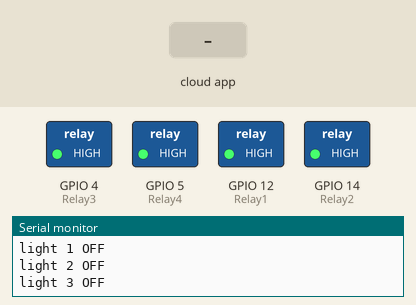
A sketch run on a simulated ESP8266 (NodeMCU). Shown: switched loads named in the sketch (green lamp = pin HIGH), the last lines printed to the serial monitor. The test bench sets the inputs (shaded band). WiFi joins after 1.5 s; servers stay silent unless stated; the Firebase database answers and starts empty.

Above: at 3.3 s.
3.4 s: the phone or cloud app sets S1 to 1
At 4.6 s:
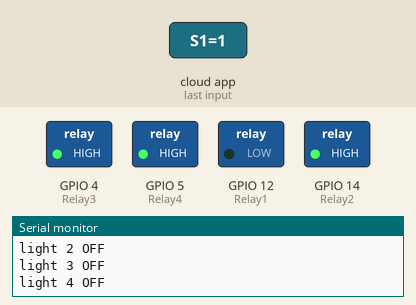
4.9 s: the phone or cloud app sets S2 to 1
At 5.9 s:
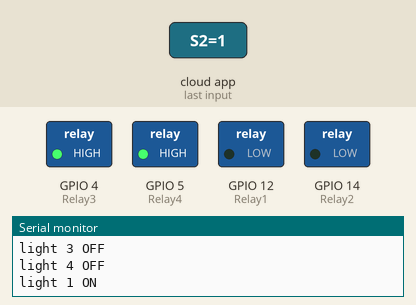
6.9 s: the phone or cloud app sets S3 to 1
At 8.0 s:
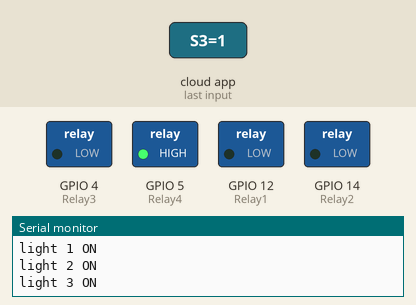
8.8 s: the phone or cloud app sets S4 to 1
At 10.2 s:
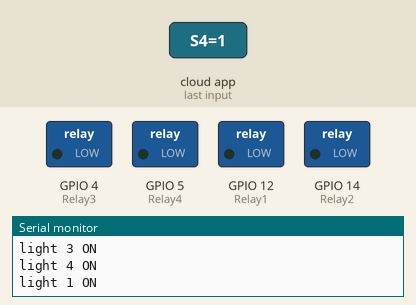
10.8 s: the phone or cloud app sets S1 to 0
At 12.4 s:
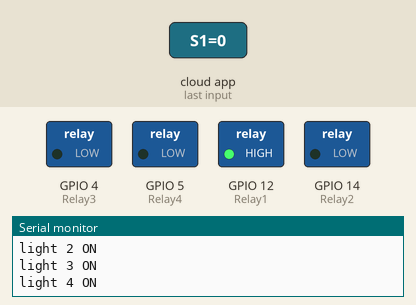
12.7 s: the phone or cloud app sets S2 to 0
At 14.6 s:
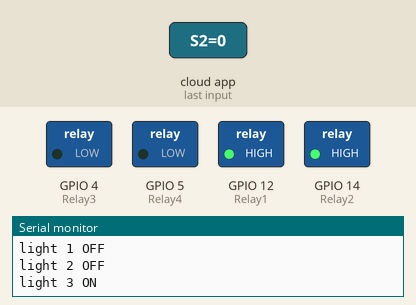
Timing chart, 0 to 15.7 s (numbered marks = the images above; inputs shaded):
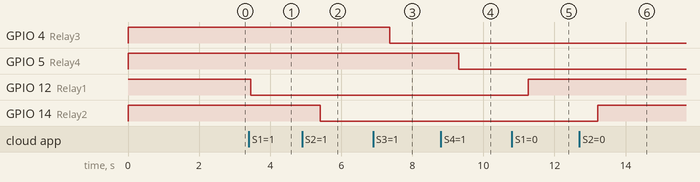

Measured:
- after the input at 3.4 s, GPIO 12 (Relay1): HIGH → LOW after 0.05 s
- after the input at 4.9 s, GPIO 14 (Relay2): HIGH → LOW after 0.51 s
- after the input at 6.9 s, GPIO 4 (Relay3): HIGH → LOW after 0.46 s
- after the input at 8.8 s, GPIO 5 (Relay4): HIGH → LOW after 0.51 s
- after the input at 10.8 s, GPIO 12 (Relay1): LOW → HIGH after 0.46 s
- after the input at 12.7 s, GPIO 14 (Relay2): LOW → HIGH after 0.52 s

The sketch:

Firebase_HomeAutomation.ino
```cpp
#include <ESP8266WiFi.h>
#include<FirebaseArduino.h>
#define FIREBASE_HOST "home-automation-2b50a.firebaseio.com"                     //fire base URL
#define FIREBASE_AUTH "BZoZjIws11PJWca8E7tZM1Yv1sjYU2pdt40nbzRU"       //Firebase Database Secret
#define WIFI_SSID "Realme C1"             //WiFi SSID  NodeMCU connects
#define WIFI_PASSWORD "mieayambakso"        //Password wifi

#define Relay1 12 //D6
int val1;

#define Relay2 14 //D2
int val2;

#define Relay3 4  //D1
int val3;

#define Relay4 5 //D5
int val4;

void setup()
{
  Serial.begin(115200);                                                   //baud rate on Serial Monitor
  pinMode(Relay1,OUTPUT);
  pinMode(Relay2,OUTPUT);
  pinMode(Relay3,OUTPUT);
  pinMode(Relay4,OUTPUT);

  digitalWrite(Relay1,HIGH);
  digitalWrite(Relay2,HIGH);
  digitalWrite(Relay3,HIGH);
  digitalWrite(Relay4,HIGH);


  WiFi.begin(WIFI_SSID,WIFI_PASSWORD);
  Serial.print("connecting");
  while (WiFi.status()!=WL_CONNECTED){
    Serial.print(".");
    delay(500);
  }
  Serial.println();
  Serial.print("connected:");
  Serial.println(WiFi.localIP());

  Firebase.begin(FIREBASE_HOST,FIREBASE_AUTH);
  Firebase.setInt("S1",0);                     //variabel"S1","S2","S3" and "S4" yang digunakan di  Firebase dan MIT App Inventor
  Firebase.setInt("S2",0);
  Firebase.setInt("S3",0);
  Firebase.setInt("S4",0);

}
void firebasereconnect()
{
  Serial.println("Trying to reconnect");
    Firebase.begin(FIREBASE_HOST, FIREBASE_AUTH);
  }

void loop()
{
  if (Firebase.failed())
      {
      Serial.print("setting number failed:");
      Serial.println(Firebase.error());
      firebasereconnect();
      return;
      }

  val1=Firebase.getString("S1").toInt();                                        //pembacaan nilai status dari firebase

  if(val1==1)                                                             // jika ,  Statusnya 1, relay1 on
     {
      digitalWrite(Relay1,LOW);
      Serial.println("light 1 ON");
    }
    else if(val1==0)                                                      // jika, Status status 0, Relay1 off
    {
      digitalWrite(Relay1,HIGH);
      Serial.println("light 1 OFF");
    }

  val2=Firebase.getString("S2").toInt();                                        //pembacaan nilai status dari firebase

  if(val2==1)                                                             // jika ,  Statusnya 1, relay2 on
     {
      digitalWrite(Relay2,LOW);
      Serial.println("light 2 ON");
    }
    else if(val2==0)                                                      // jika, Status status 0, Relay2 off
    {
      digitalWrite(Relay2,HIGH);
      Serial.println("light 2 OFF");
    }

   val3=Firebase.getString("S3").toInt();                                        //pembacaan nilai status dari firebase

  if(val3==1)                                                             // jika ,  Statusnya 1, relay3 on
     {
      digitalWrite(Relay3,LOW);
      Serial.println("light 3 ON");
    }
    else if(val3==0)                                                      // jika, Status status 0, Relay3 off
    {
      digitalWrite(Relay3,HIGH);
      Serial.println("light 3 OFF");
    }

   val4=Firebase.getString("S4").toInt();                                        //pembacaan nilai status dari firebase

  if(val4==1)                                                             //  jika ,  Statusnya 1, relay4 on
     {
      digitalWrite(Relay4,LOW);
      Serial.println("light 4 ON");
    }
    else if(val4==0)                                                      //  jika, Status status 0, Relay4 off
    {
      digitalWrite(Relay4,HIGH);
      Serial.println("light 4 OFF");
    }
}
```
